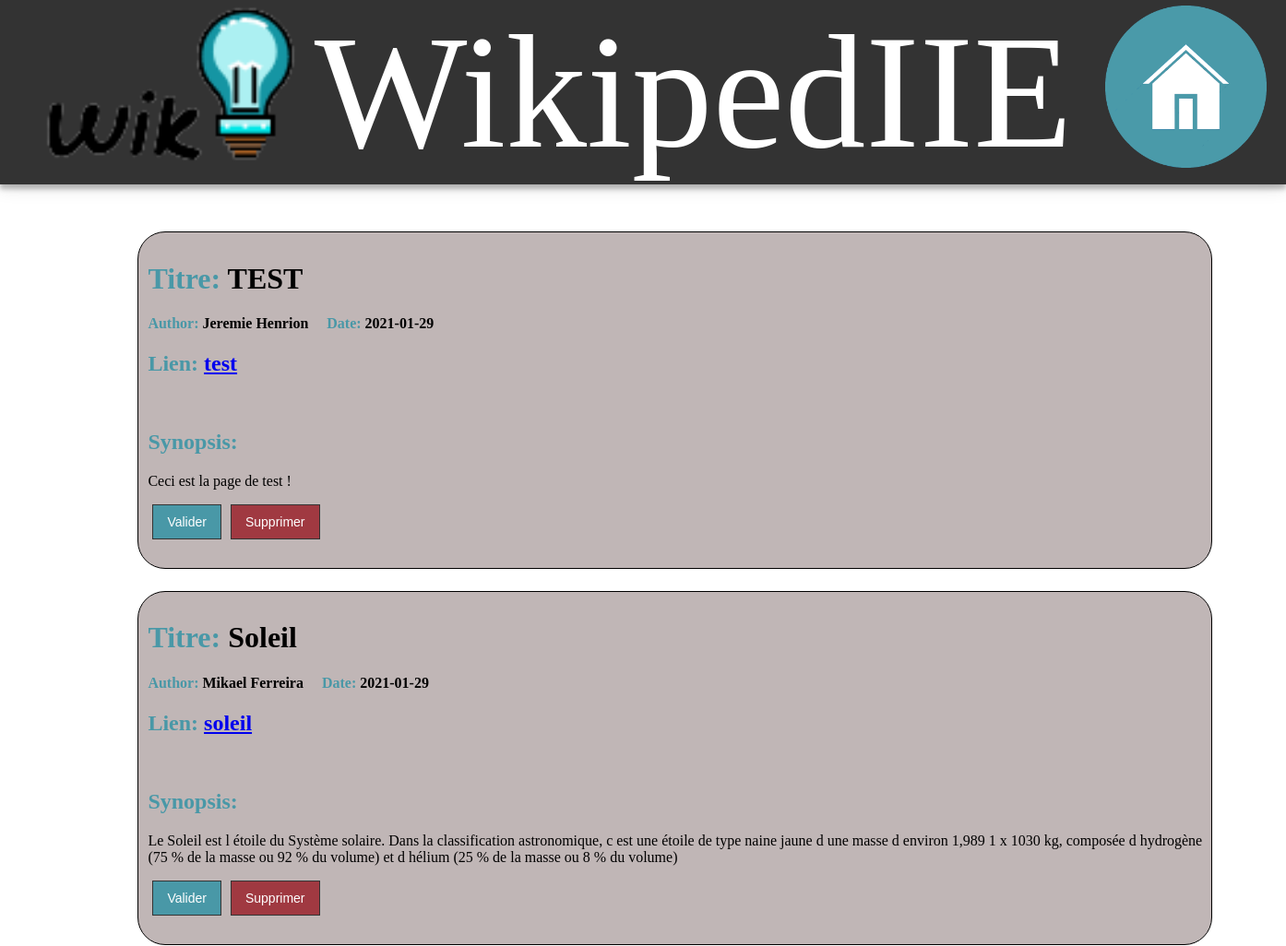
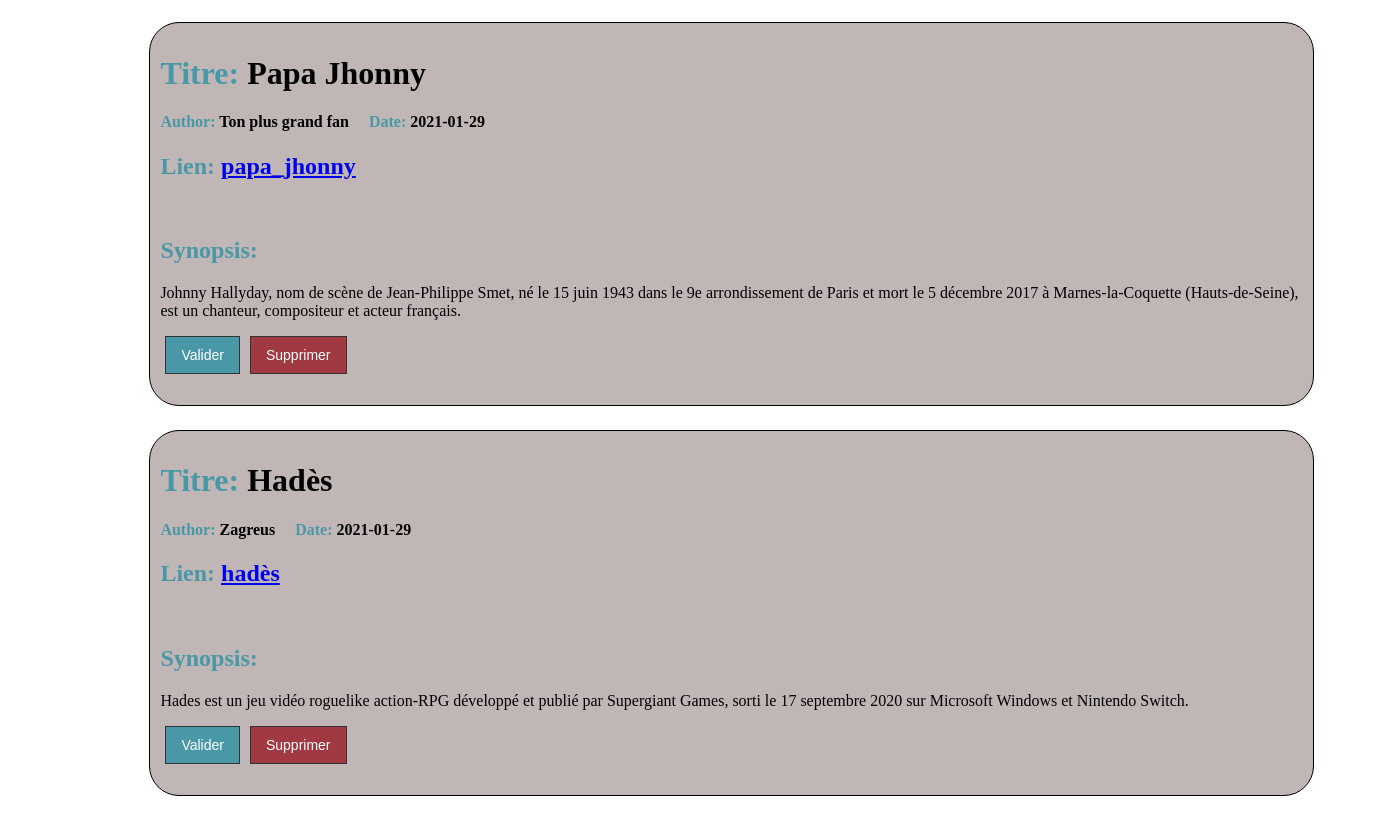
The app's page /vue/admin.php (signed in) with its own data (2 pictures, top to bottom).
### tables this page shows
create table if not exists Page(
    ID_PAGE   int auto_increment,
	TITLE     varchar(50) not null ,
	URL       varchar(65) not null ,
	AUTHOR    varchar(30) not null ,
	DATE      date not null ,
	VALIDATED boolean not null ,
	SYNOPSIS  varchar(500) not null ,
	ID_ADMIN  int,
	ID_CAT1   int,
	ID_CAT2   int,
    primary key(ID_PAGE),
    constraint FK_Page_Admin foreign key (ID_ADMIN) references Admin(ID_ADMIN),
    constraint FK_Page_Categorie0 foreign key (ID_CAT1) references Categorie(ID_CAT),
    constraint FK_Page_Categorie1 foreign key (ID_CAT2) references Categorie(ID_CAT)
);

### Model/dbFactory.php (called while the page is built, shortened)
<?php
class dbFactory{
  private $dbname = "wikipediie";
  private $host = "mariadb";
  private $port = 3306;
  private $password = PASS;
  private $id = "root";
  function createService() {
    return new \PDO("mysql:dbname=".$this->dbname.";host=".$this->host.";port=".$this->port, $this->id, $this->password);
  }
  function requete($requete) {
    $co = $this->createService();
    $stmt = $co->prepare($requete);
    $stmt->execute();
    return $stmt;
  }
}

### vue/admin.php (the view, shortened to what this page needs)
<body>
    <div class="article">
<?php
$dbfactory = new \Rediite\Model\Factory\dbFactory();
$stmt = $dbfactory->requete("SELECT * FROM Page WHERE VALIDATED = FALSE;");
foreach ($stmt->fetchAll() as $page) { ?>
    <div class="container">
        <h1>Titre: <span class="black"> <?php echo $page["TITLE"]; ?></span></h1>
        <h4>Author: <span class="black"> <?php echo $page["AUTHOR"]; ?></span> &nbsp;&nbsp;&nbsp; Date: <span class="black"><?php echo $page["DATE"]; ?> </span></h4>
        <h2>Lien: <a href="./loadpage.php?url=<?php echo $page["URL"]; ?>"><?php echo substr(substr($page["URL"], 13), 0, -4); ?></a></h2><br>
        <h2>Synopsis:</h2>
        <p><?php echo $page["SYNOPSIS"]; ?></p>
        <div style="display: flex; margin:5px;">
            <form action="../controller/validation.php" method="post">
                <input type='submit' class="button2" value="Valider">
            </form>
            <form action="../controller/remove.php" method="post">
                <input type="submit" class="btnsuppr" onclick="if(!confirm('Voulez-vous vraiment supprimer cet article ?')) return false;" value="Supprimer">
            </form>
        </div>
    </div>
<?php } ?>
</div>
</body>

### vue/style.css (style rules this page uses)
.menu { margin-bottom: 3%; height: 10%; background-color: #333333; box-shadow: 0 0 20px 0 rgba(0, 0, 0, 0.2), 0 5px 5px 0 rgba(0, 0, 0, 0.24); }
.menu ul { list-style: none; display: flex; justify-content: space-between; height: 100%; }
#li_wikipediie { height: 100%; }
.menu a { text-align:center; text-decoration: none; color:white; }
#logo { flex:1; height: 8.8vh; margin: 2%; }
#rouage { flex: 3; margin-top: 5px; height: 8.8vh; margin: 0.3vh; margin-right: 1.5vw; }
#wikipediie { flex:2; font-size: 8.8vh; margin: 2%; }
.menu li a { color: white; text-align: center; text-decoration: none; }
.container { margin: 10px; border-radius: 30px; border: solid 1px; padding: 10px; margin-bottom: 2%; }
.article { margin-left : 10vw; margin-right: 5%; overflow-y: scroll; scrollbar-width: thin; height: 80%; }
.article div { background-color: rgb(192, 182, 182); }
.article div h3, h1, h2, h4 { color:#4998a7; font: bold; }
.black { font-style: normal; color: black; }
.button1, .button2, .btnsuppr { background-color: #4998a7; color: white; border: 1px solid #333333; text-align: center; text-decoration: none; font-size: 1vw; cursor: pointer; }
.button2, .btnsuppr { padding: 10px 15px !important; font-size: 14px !important; margin-right: 10px; }
.btnsuppr { background-color: #a03941 !important; }
.page div h3, h1, h2, h4 { color:#4998a7; font: bold; }
body { overflow-y: hidden; margin: 0%; }

### records on screen
page: TITLE "TEST", AUTHOR "Jeremie Henrion", DATE "2021-01-29", URL "test", SYNOPSIS "Ceci est la page de test !"
page: TITLE "Soleil", AUTHOR "Mikael Ferreira", DATE "2021-01-29", URL "soleil", SYNOPSIS "Le Soleil est l étoile du Système solaire. Dans la classification astronomique, c est une étoile de type naine jaune d une masse d environ 1,989 1 x 1030 kg, composée d hydrogène (75 % de la masse ou 92 % du volume) et d hélium (25 % de la masse ou 8 % du volume)"
page: TITLE "Papa Jhonny", AUTHOR "Ton plus grand fan", DATE "2021-01-29", URL "papa_jhonny", SYNOPSIS "Johnny Hallyday, nom de scène de Jean-Philippe Smet, né le 15 juin 1943 dans le 9e arrondissement de Paris et mort le 5 décembre 2017 à Marnes-la-Coquette (Hauts-de-Seine), est un chanteur, compositeur et acteur français."
page: TITLE "Hadès", AUTHOR "Zagreus", DATE "2021-01-29", URL "hadès", SYNOPSIS "Hades est un jeu vidéo roguelike action-RPG développé et publié par Supergiant Games, sorti le 17 septembre 2020 sur Microsoft Windows et Nintendo Switch."
